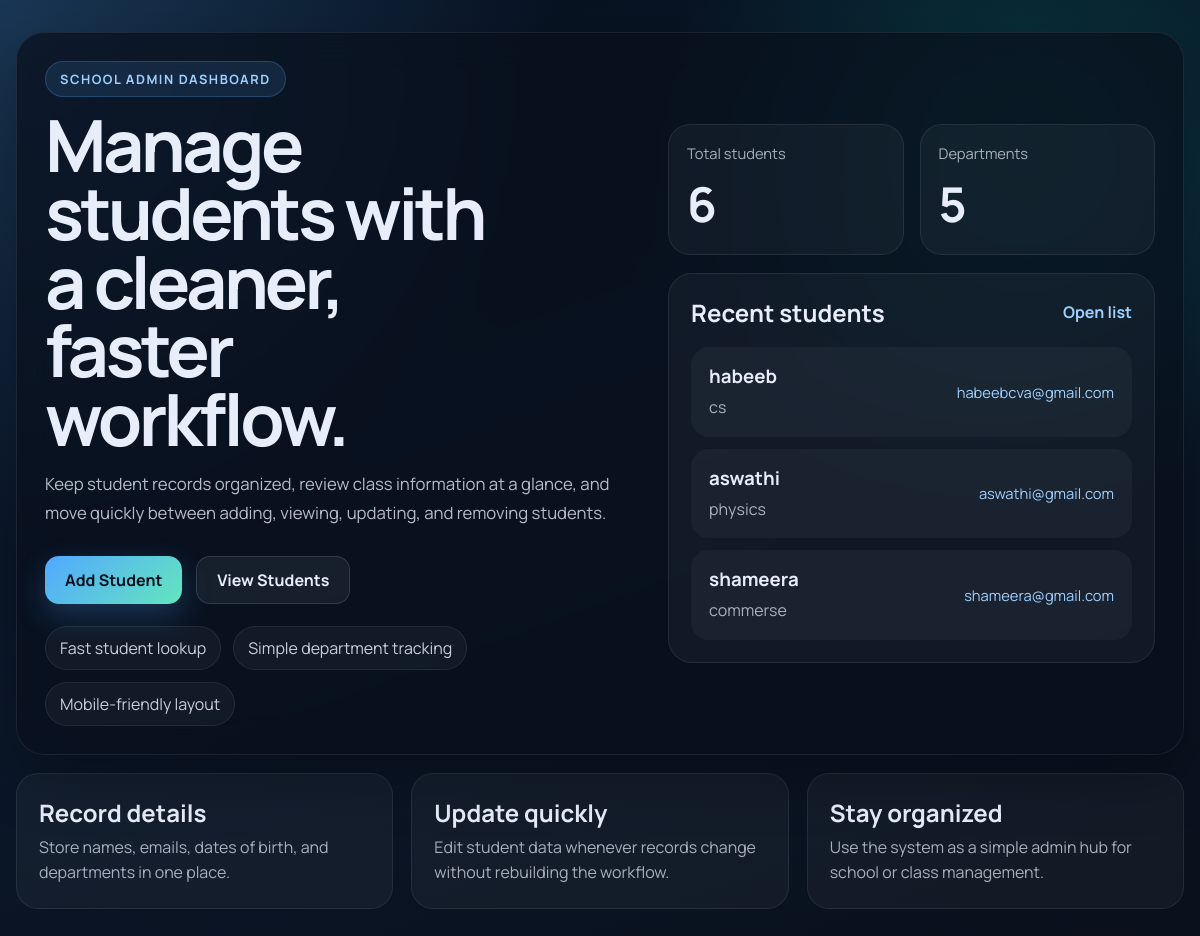
The app's page /student-management/, older data.
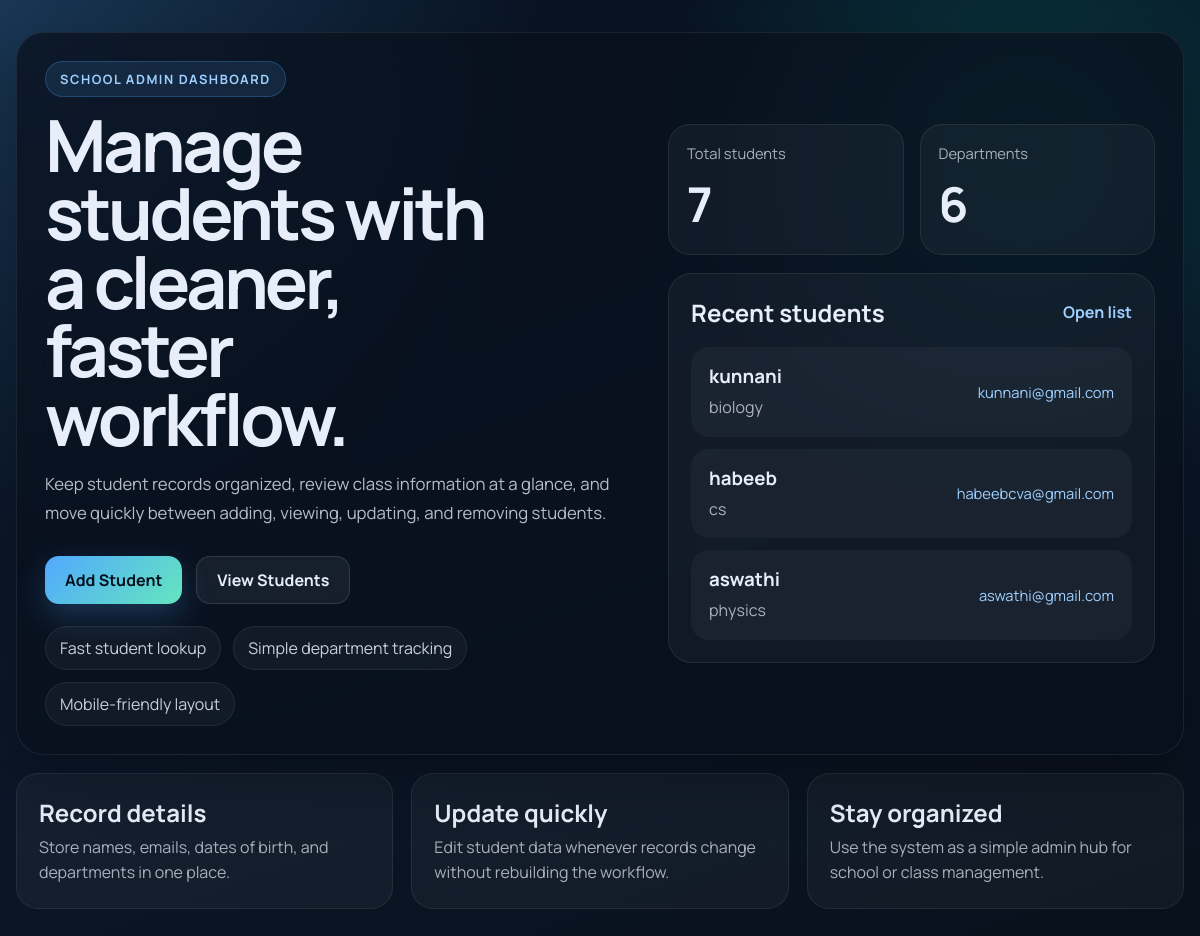
The same page, newer data.
### student_management/models.py (models this page shows, shortened)
class Student(models.Model):
    name = models.CharField(max_length=50)
    email = models.EmailField(unique=True)
    date_of_birth = models.DateField()
    department = models.CharField(max_length=50)
    enrollment_date = models.DateField(auto_now_add=True)

### student_management/views.py (the view)
# urls.py: path('', views.index, name='index'),
def index(request):
    students = Student.objects.all().order_by('-id')[:3]
    total_students = Student.objects.count()
    departments = Student.objects.values('department').distinct().count()
    return render(request, 'index.html', {
        'students': students,
        'total_students': total_students,
        'departments': departments,
    })

### templates/index.html (shortened to what this page needs)
{% load static %}
<!DOCTYPE html>
<html lang="en">
<head>
</head>
<body>
    <main class="page-shell">
        <section class="hero">
            <div class="hero-copy">
                <span class="eyebrow">School admin dashboard</span>
                <h1>Manage students with a cleaner, faster workflow.</h1>
                <p>
                    Keep student records organized, review class information at a glance, and move quickly between adding,
                    viewing, updating, and removing students.
                </p>
                <div class="hero-actions">
                    <a class="btn btn-primary" href="{% url 'add_student' %}">Add Student</a>
                    <a class="btn btn-secondary" href="{% url 'view_student' %}">View Students</a>
                </div>
                <ul class="hero-highlights">
                    <li>Fast student lookup</li>
                    <li>Simple department tracking</li>
                    <li>Mobile-friendly layout</li>
                </ul>
            </div>
            <div class="hero-panel">
                <div class="stat-grid">
                    <article class="stat-card">
                        <span class="stat-label">Total students</span>
                        <strong>{{ total_students }}</strong>
                    </article>
                    <article class="stat-card">
                        <span class="stat-label">Departments</span>
                        <strong>{{ departments }}</strong>
                    </article>
                </div>
                <div class="panel-card">
                    <div class="panel-header">
                        <h2>Recent students</h2>
                        <a href="{% url 'view_student' %}">Open list</a>
                    </div>
                    {% if students %}
                        <div class="student-list">
                            {% for student in students %}
                                <article class="student-row">
                                    <div>
                                        <h3>{{ student.name }}</h3>
                                        <p>{{ student.department }}</p>
                                    </div>
                                    <span>{{ student.email }}</span>
                                </article>
                            {% endfor %}
                        </div>
                    {% else %}
                        <div class="empty-state">
                            <h3>No students yet</h3>
                            <p>Add the first student to get your dashboard started.</p>
                        </div>
                    {% endif %}
                </div>
            </div>
        </section>
        <section class="feature-grid">
            <article class="feature-card">
                <h2>Record details</h2>
                <p>Store names, emails, dates of birth, and departments in one place.</p>
            </article>
            <article class="feature-card">
                <h2>Update quickly</h2>
                <p>Edit student data whenever records change without rebuilding the workflow.</p>
            </article>
            <article class="feature-card">
                <h2>Stay organized</h2>
                <p>Use the system as a simple admin hub for school or class management.</p>
            </article>
        </section>
    </main>
</body>
</html>

Row changes from the older to the newer data that the page shows:
no longer on this page (row unchanged): Student: name "shameera", department "commerse", email "shameera@gmail.com"
added Student: name "kunnani", department "biology", email "kunnani@gmail.com"
Text that changed along with them:
{{ total_students }}: "6" → "7"
{{ departments }}: "5" → "6"
